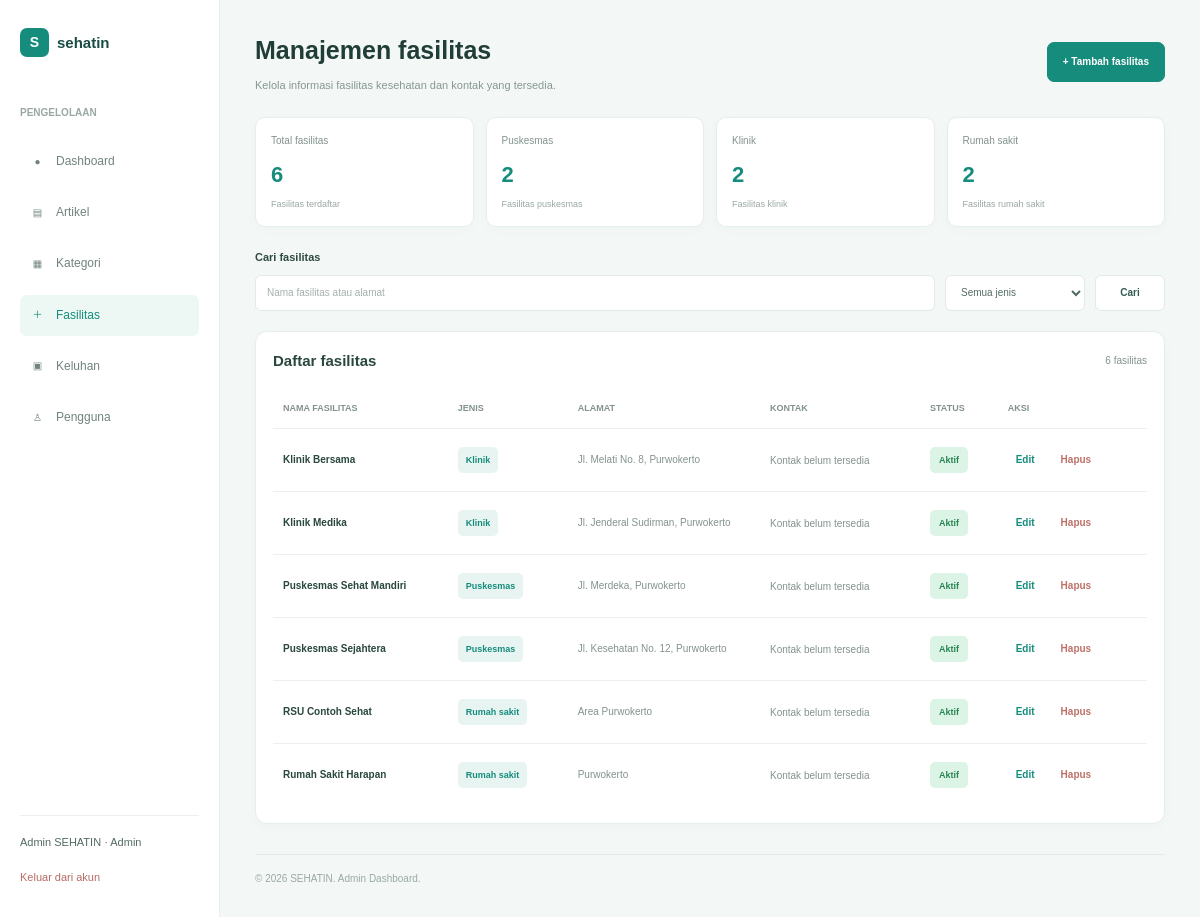
The page /admin/facilities/index.php (signed in) on the database its author committed.
### tables this page shows
CREATE TABLE IF NOT EXISTS facilities (
    id INT AUTO_INCREMENT PRIMARY KEY,
    name VARCHAR(150) NOT NULL,
    type VARCHAR(80) NOT NULL,
    address TEXT NOT NULL,
    phone VARCHAR(30) NULL,
    description TEXT NULL,
    created_at DATETIME NOT NULL DEFAULT CURRENT_TIMESTAMP,
    updated_at DATETIME NULL
);

### admin/facilities/index.php (the view, shortened to what this page needs)
<?php
require_once __DIR__ . "/../../config/database.php";
$adminName = $_SESSION["name"]
    ?? $_SESSION["username"]
    ?? "Admin";
$keyword = trim($_GET["search"] ?? "");
$typeFilter = $_GET["type"] ?? "";
$facilities = [];
$sqlFacilities = "SELECT
                    id,
                    name,
                    type,
                    address,
                    phone,
                    description
                  FROM facilities
                  ORDER BY name ASC";
$resultFacilities = $conn->query($sqlFacilities);
if ($resultFacilities) {
    while ($row = $resultFacilities->fetch_assoc()) {
        $row["contact"] = !empty($row["phone"])
            ? $row["phone"]
            : "Kontak belum tersedia";
        $row["status"] = "Aktif";
        $facilities[] = $row;
    }
}
$filteredFacilities = array_filter(
    $facilities,
    function ($facility) use ($keyword, $typeFilter) {
        $matchKeyword = $keyword === ""
            || stripos($facility["name"], $keyword) !== false
            || stripos($facility["address"], $keyword) !== false;
        $matchType = $typeFilter === ""
            || $facility["type"] === $typeFilter;
        return $matchKeyword && $matchType;
    }
);
$totalFacilities = count($facilities);
$totalPuskesmas = 0;
$totalKlinik = 0;
$totalHospital = 0;
foreach ($facilities as $facility) {
    if ($facility["type"] === "Puskesmas") {
        $totalPuskesmas++;
    } elseif ($facility["type"] === "Klinik") {
        $totalKlinik++;
    } elseif ($facility["type"] === "Rumah sakit") {
        $totalHospital++;
    }
}
function e($value)
{
    return htmlspecialchars((string) $value, ENT_QUOTES, "UTF-8");
}
?>
<!DOCTYPE html>
<html lang="id">
<head>
    <link rel="stylesheet" href="../../assets/css/reset.css">
    <link rel="stylesheet" href="../../assets/css/style.css">
    <link rel="stylesheet" href="../../assets/css/admin-dashboard.css">
    <link rel="stylesheet" href="../../assets/css/admin-facilities.css">
</head>
<body class="admin-dashboard-page">
    <div class="admin-layout">
        <aside class="admin-sidebar">
            <a href="../dashboard.php" class="admin-brand">
                <span class="admin-brand-icon">S</span>
                <span>sehatin</span>
            </a>
            <div class="admin-menu">
                <p class="admin-menu-label">PENGELOLAAN</p>
                <nav class="admin-nav">
                    <a href="../dashboard.php" class="admin-nav-link">
                        <span>●</span>
                        Dashboard
                    </a>
                    <a href="../articles/index.php" class="admin-nav-link">
                        <span>▤</span>
                        Artikel
                    </a>
                    <a href="../categories/index.php" class="admin-nav-link">
                        <span>▦</span>
                        Kategori
                    </a>
                    <a href="index.php" class="admin-nav-link active">
                        <span>＋</span>
                        Fasilitas
                    </a>
                    <a href="../complaints/index.php" class="admin-nav-link">
                        <span>▣</span>
                        Keluhan
                    </a>
                    <a href="../users/" class="admin-nav-link">
                        <span>♙</span>
                        Pengguna
                    </a>
                </nav>
            </div>
            <div class="admin-sidebar-bottom">
                <p><?= e($adminName) ?> · Admin</p>
                <a href="../../logout.php">
                    Keluar dari akun
                </a>
            </div>
        </aside>
        <main class="admin-main admin-facilities-main">
            <header class="admin-facilities-header">
                <div>
                    <h1>Manajemen fasilitas</h1>
                    <p>
                        Kelola informasi fasilitas kesehatan dan kontak yang tersedia.
                    </p>
                </div>
                <a href="create.php" class="facility-add-button">
                    + Tambah fasilitas
                </a>
            </header>
            <section class="admin-facility-summary">
                <div class="facility-summary-card">
                    <span>Total fasilitas</span>
                    <h2><?= $totalFacilities ?></h2>
                    <p>Fasilitas terdaftar</p>
                </div>
                <div class="facility-summary-card">
                    <span>Puskesmas</span>
                    <h2><?= $totalPuskesmas ?></h2>
                    <p>Fasilitas puskesmas</p>
                </div>
                <div class="facility-summary-card">
                    <span>Klinik</span>
                    <h2><?= $totalKlinik ?></h2>
                    <p>Fasilitas klinik</p>
                </div>
                <div class="facility-summary-card">
                    <span>Rumah sakit</span>
                    <h2><?= $totalHospital ?></h2>
                    <p>Fasilitas rumah sakit</p>
                </div>
            </section>
            <section class="admin-facility-search">
                <form action="index.php" method="GET">
                    <label for="searchFacility">
                        Cari fasilitas
                    </label>
                    <div class="admin-facility-search-controls">
                        <input
                            type="text"
                            id="searchFacility"
                            name="search"
                            placeholder="Nama fasilitas atau alamat"
                            value="<?= e($keyword) ?>"
                        >
                        <select name="type">
                            <option value="">Semua jenis</option>
                        </select>
                        <button type="submit">
                            Cari
                        </button>
                    </div>
                </form>
            </section>
            <section class="admin-facility-table-card">
                <div class="admin-facility-table-heading">
                    <h2>Daftar fasilitas</h2>
                    <span>
                        <?= count($filteredFacilities) ?> fasilitas
                    </span>
                </div>
                <div class="admin-facility-table-wrapper">
                    <table class="admin-facility-table">
                        <thead>
                            <tr>
                                <th>NAMA FASILITAS</th>
                                <th>JENIS</th>
                                <th>ALAMAT</th>
                                <th>KONTAK</th>
                                <th>STATUS</th>
                                <th>AKSI</th>
                            </tr>
                        </thead>
                        <tbody>
                            <?php if (count($filteredFacilities) > 0): ?>
                                <?php foreach ($filteredFacilities as $facility): ?>
                                    <tr>
                                        <td class="facility-name-cell">
                                            <?= e($facility["name"]) ?>
                                        </td>
                                        <td>
                                            <span class="facility-type-badge">
                                                <?= e($facility["type"]) ?>
                                            </span>
                                        </td>
                                        <td class="facility-address-cell">
                                            <?= e($facility["address"]) ?>
                                        </td>
                                        <td class="facility-contact-cell">
                                            <?= e($facility["contact"]) ?>
                                        </td>
                                        <td>
                                            <span class="facility-active-badge">
                                                <?= e($facility["status"]) ?>
                                            </span>
                                        </td>
                                        <td>
                                            <div class="admin-facility-actions">
                                                <a
                                                    href="edit.php?id=<?= (int) $facility["id"] ?>"
                                                    class="facility-edit-button"
                                                >
                                                    Edit
                                                </a>
                                                <form
                                                    action="index.php"
                                                    method="POST"
                                                    onsubmit="return confirm('Yakin ingin menghapus fasilitas ini?')"
                                                >
                                                    <button
                                                        type="submit"
                                                        class="facility-delete-button"
                                                    >
                                                        Hapus
                                                    </button>
                                                </form>
                                            </div>
                                        </td>
                                    </tr>
                                <?php endforeach; ?>
                            <?php endif; ?>
                        </tbody>
                    </table>
                </div>
            </section>
            <footer class="admin-footer">
                <p>
                    © 2026 SEHATIN. Admin Dashboard.
                </p>
            </footer>
        </main>
    </div>
</body>
</html>

### assets/css/style.css (style rules this page uses)
:root { --primary: #087F73; --dark-green: #164F49; --light-green: #E8F5F2; --background: #F3F8F6; --white: #FFFFFF; --text: #203B39; --muted: #718580; --border: #E1EAE7; --orange: #F59678; --yellow: #F3C968; }
body { background-color: var(--background); color: var(--text); }
button { border: none; }

### assets/css/admin-dashboard.css (style rules this page uses)
.admin-dashboard-page { margin: 0; background: #f3f8f6; color: #25443d; }
.admin-dashboard-page * { box-sizing: border-box; }
.admin-dashboard-page a { text-decoration: none; }
.admin-layout { display: flex; min-height: 100vh; }
.admin-sidebar { width: 220px; min-width: 220px; background: #fff; border-right: 1px solid #e8efeb; padding: 28px 20px; display: flex; flex-direction: column; }
.admin-brand { display: flex; align-items: center; gap: 8px; color: #194c45; font-size: 15px; font-weight: 700; margin-bottom: 48px; }
.admin-brand-icon { width: 29px; height: 29px; display: flex; justify-content: center; align-items: center; background: #168c7d; color: #fff; border-radius: 7px; font-size: 14px; }
.admin-menu-label { color: #99a8a1; font-size: 10px; font-weight: 600; margin-bottom: 20px; }
.admin-nav { display: flex; flex-direction: column; gap: 10px; }
.admin-nav-link { display: flex; align-items: center; gap: 10px; padding: 11px 9px; border-radius: 7px; color: #71847b; font-size: 12px; transition: 0.2s; }
.admin-nav-link span { width: 17px; text-align: center; font-size: 10px; }
.admin-nav-link:hover, .admin-nav-link.active { color: #168c7d; background: #edf7f3; }
.admin-sidebar-bottom { margin-top: auto; padding-top: 18px; border-top: 1px solid #edf1ee; }
.admin-sidebar-bottom p { color: #526b61; font-size: 11px; margin-bottom: 12px; }
.admin-sidebar-bottom a { color: #b56b65; font-size: 11px; }
.admin-main { flex: 1; min-width: 0; padding: 30px 35px; }
.admin-footer { margin-top: 30px; padding-top: 16px; border-top: 1px solid #e4ece7; }
.admin-footer p { color: #9aa8a1; font-size: 10px; }

### rows shown on the page
facilities: name "Klinik Bersama", type "Klinik", address "Jl. Melati No. 8, Purwokerto", contact "Kontak belum tersedia", status "Aktif"
facilities: name "Klinik Medika", type "Klinik", address "Jl. Jenderal Sudirman, Purwokerto", contact "Kontak belum tersedia", status "Aktif"
facilities: name "Puskesmas Sehat Mandiri", type "Puskesmas", address "Jl. Merdeka, Purwokerto", contact "Kontak belum tersedia", status "Aktif"
facilities: name "Puskesmas Sejahtera", type "Puskesmas", address "Jl. Kesehatan No. 12, Purwokerto", contact "Kontak belum tersedia", status "Aktif"
facilities: name "RSU Contoh Sehat", type "Rumah sakit", address "Area Purwokerto", contact "Kontak belum tersedia", status "Aktif"
facilities: name "Rumah Sakit Harapan", type "Rumah sakit", address "Purwokerto", contact "Kontak belum tersedia", status "Aktif"

### other values the page prints
$adminName "Admin SEHATIN"
$totalFacilities "6"
$totalPuskesmas "2"
$totalKlinik "2"
$totalHospital "2"
count($filteredFacilities) "6"
